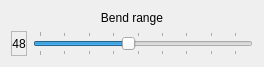
<?xml version="1.0" encoding="UTF-8"?>
<ui version="4.0">
 <class>BendRangeChooser</class>
 <widget class="QWidget" name="BendRangeChooser">
  <property name="geometry">
   <rect>
    <x>0</x>
    <y>0</y>
    <width>264</width>
    <height>65</height>
   </rect>
  </property>
  <property name="windowTitle">
   <string>Form</string>
  </property>
  <layout class="QVBoxLayout" name="verticalLayout">
   <item>
    <widget class="QLabel" name="label">
     <property name="text">
      <string>Bend range</string>
     </property>
     <property name="alignment">
      <set>Qt::AlignCenter</set>
     </property>
    </widget>
   </item>
   <item>
    <layout class="QHBoxLayout" name="horizontalLayout">
     <item>
      <widget class="QLabel" name="bendRangeLabel">
       <property name="frameShape">
        <enum>QFrame::StyledPanel</enum>
       </property>
       <property name="text">
        <string>48</string>
       </property>
       <property name="alignment">
        <set>Qt::AlignCenter</set>
       </property>
      </widget>
     </item>
     <item>
      <widget class="QSlider" name="horizontalSlider">
       <property name="minimumSize">
        <size>
         <width>200</width>
         <height>0</height>
        </size>
       </property>
       <property name="minimum">
        <number>12</number>
       </property>
       <property name="maximum">
        <number>96</number>
       </property>
       <property name="value">
        <number>48</number>
       </property>
       <property name="orientation">
        <enum>Qt::Horizontal</enum>
       </property>
       <property name="tickPosition">
        <enum>QSlider::TicksBothSides</enum>
       </property>
      </widget>
     </item>
    </layout>
   </item>
  </layout>
 </widget>
 <resources/>
 <connections/>
</ui>
